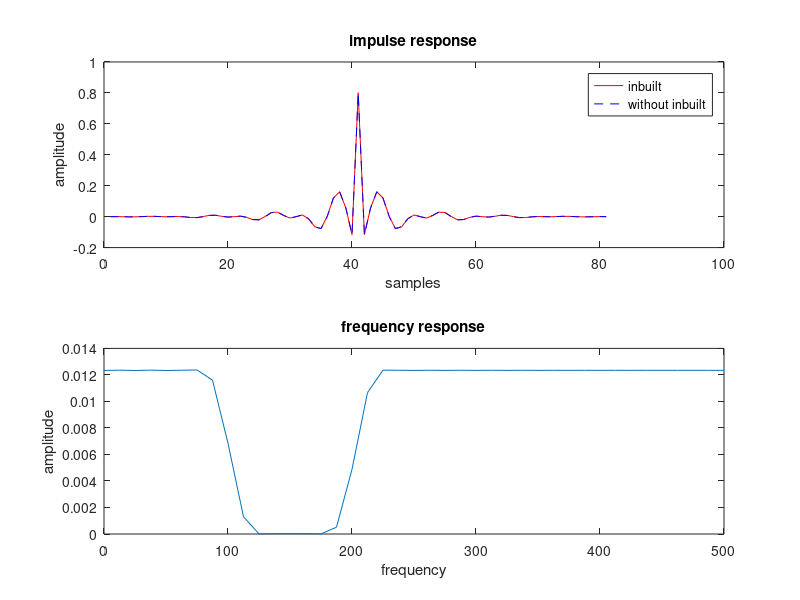

The MATLAB script that drew this image:
clc;
clear all;
close all;
%-----------By using inbuilt functions--------
fa=100;fb=200;
fs=1000; N=81;
wa=2*pi*fa/fs;
wb=2*pi*fb/fs;
m=(N-1)/2;
h1=fir1(N-1,[wa/pi wb/pi],'stop',hamming(N));
%-----------Without inbuilt functions--------
hwind= 0.54-(0.46.*cos(2*pi.*[0:N-1]/(N-1)));
k=-m:-1;
d1=-(sin(wb.*k)-sin(wa.*k))./(pi.*k);
k2=1:m;
d2=-(sin(wb.*k2)-sin(wa.*k2))./(pi.*k2);
ideal=[d1 1-(wb-wa)/pi d2];
imp=hwind.*ideal;
subplot(2,1,1);
plot(h1,'r');
hold on;
plot(imp,'--b');
legend('inbuilt','without inbuilt')
xlabel('samples');
ylabel('amplitude');
title('impulse response');
Nf=128;
L=length(imp);
freq=abs(fft(imp,N))/L;
findex=(fs/2)*linspace(0,1,(N/2)+1);
subplot(2,1,2);
plot(findex,freq(1:(N/2)+1));
xlabel('frequency');
ylabel('amplitude');
title('frequency response');
